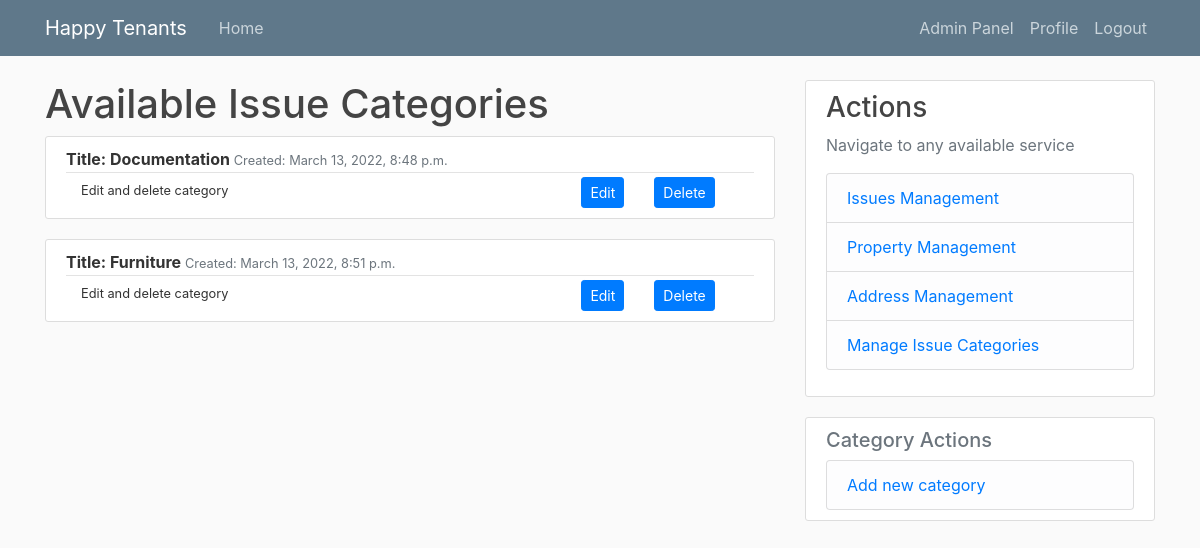
Page /categories/ (signed in) on the committed database.
### tenant_mgmt/models.py (models this page shows, shortened)
class IssueCategory(models.Model):
    title = models.CharField(max_length=50)
    dateAdded = models.DateTimeField(auto_now_add=True)
    def __str__(self) -> str:
        return self.title

### tenant_mgmt/views.py (the view)
# urls.py: path('categories/', IssueCategoryListView.as_view(), name='categories'),
@method_decorator([login_required, admin_requred], name='dispatch')
class IssueCategoryListView(ListView):
    model = IssueCategory
    template_name = 'tnt_mgmt/category/list.html'
    context_object_name = 'categories'
    ordering = ['dateAdded']

### tenant_mgmt/templatetags/extra_filters.py (called while the page is built)
@register.filter(name='has_groups')
def has_groups(user, group_names):
    groups = list(group_names.split('|'))
    userGroups = user.groups.all()
    for groupName in groups:
        group = Group.objects.get(name=groupName)
        if group in userGroups:
            return True
    return False

@register.filter(name='is_active')
def is_active(user):
    return len(user.groups.all()) > 0

### tenant_mgmt/templates/tnt_mgmt/category/list.html
{% extends "./base.html" %}
{% block content %}
    <h1>Available Issue Categories</h1>
    {% for category in categories %}
    <article class="media content-section">
        <div class="media-body">
          <div class="article-metadata">
            <b> Title: {{ category }} </b>
            <small class="text-muted"
              >Created: {{ category.dateAdded}}</small>
          </div>
          <div class="container">
            <div class="row">
              <div class="col">
                <small> Edit and delete category </small>
              </div>
              <div class="col-md-auto">
                <a class="btn btn-primary btn-sm" href="{% url 'categoryEdit' category.id %}" role="button">Edit</a>
              </div>
              <div class="col col-lg-2">
                <a class="btn btn-primary btn-sm" href="{% url 'categoryDelete' category.id %}" role="button">Delete</a>
              </div>
            </div>
          </div>
        </div>
      </article>
    {% empty %}
        <small>No Issue Categories Available</small>
        <a class="list-group-item list-group-item-light" href="{% url 'newCategory' %}">Add a category</a>
    {% endfor %}
{% endblock content %}

### tenant_mgmt/static/tnt_mgmt/base.css (style rules this page uses)
body { background: #fafafa; color: #333333; margin-top: 5rem; }
h1, h2, h3, h4, h5, h6 { color: #444444; }
.content-section { background: #ffffff; padding: 10px 20px; border: 1px solid #dddddd; border-radius: 3px; margin-bottom: 20px; }
.article-metadata { padding-bottom: 1px; margin-bottom: 4px; border-bottom: 1px solid #e3e3e3 }

### rows in the picture
IssueCategory: title "Documentation", dateAdded "March 13, 2022, 8:48 p.m."
IssueCategory: title "Furniture", dateAdded "March 13, 2022, 8:51 p.m."
